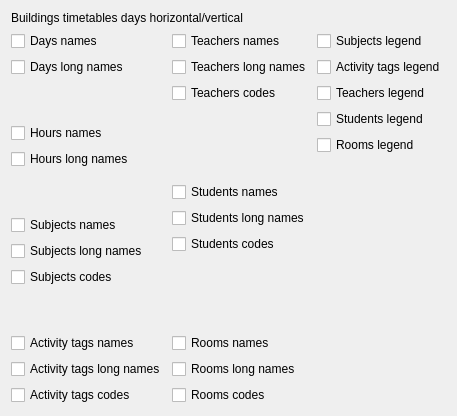
     <widget class="QWidget" name="tabWidgetPage14">
      <attribute name="title">
       <string>14</string>
      </attribute>
      <layout class="QGridLayout" name="gridLayout_15">
       <item row="0" column="0" colspan="3">
        <widget class="QLabel" name="label_14">
         <property name="text">
          <string>Buildings timetables days horizontal/vertical</string>
         </property>
        </widget>
       </item>
       <item row="1" column="0">
        <layout class="QVBoxLayout" name="verticalLayout_21">
         <item>
          <widget class="QCheckBox" name="buildingsDaysHVDaysNamesCheckBox">
           <property name="text">
            <string>Days names</string>
           </property>
          </widget>
         </item>
         <item>
          <widget class="QCheckBox" name="buildingsDaysHVDaysLongNamesCheckBox">
           <property name="text">
            <string>Days long names</string>
           </property>
          </widget>
         </item>
         <item>
          <spacer name="verticalSpacer_54">
           <property name="orientation">
            <enum>Qt::Vertical</enum>
           </property>
           <property name="sizeHint" stdset="0">
            <size>
             <width>20</width>
             <height>40</height>
            </size>
           </property>
          </spacer>
         </item>
         <item>
          <widget class="QCheckBox" name="buildingsDaysHVHoursNamesCheckBox">
           <property name="text">
            <string>Hours names</string>
           </property>
          </widget>
         </item>
         <item>
          <widget class="QCheckBox" name="buildingsDaysHVHoursLongNamesCheckBox">
           <property name="text">
            <string>Hours long names</string>
           </property>
          </widget>
         </item>
         <item>
          <spacer name="verticalSpacer_55">
           <property name="orientation">
            <enum>Qt::Vertical</enum>
           </property>
           <property name="sizeHint" stdset="0">
            <size>
             <width>20</width>
             <height>40</height>
            </size>
           </property>
          </spacer>
         </item>
         <item>
          <widget class="QCheckBox" name="buildingsDaysHVSubjectsNamesCheckBox">
           <property name="text">
            <string>Subjects names</string>
           </property>
          </widget>
         </item>
         <item>
          <widget class="QCheckBox" name="buildingsDaysHVSubjectsLongNamesCheckBox">
           <property name="text">
            <string>Subjects long names</string>
           </property>
          </widget>
         </item>
         <item>
          <widget class="QCheckBox" name="buildingsDaysHVSubjectsCodesCheckBox">
           <property name="text">
            <string>Subjects codes</string>
           </property>
          </widget>
         </item>
         <item>
          <spacer name="verticalSpacer_56">
           <property name="orientation">
            <enum>Qt::Vertical</enum>
           </property>
           <property name="sizeHint" stdset="0">
            <size>
             <width>20</width>
             <height>40</height>
            </size>
           </property>
          </spacer>
         </item>
         <item>
          <widget class="QCheckBox" name="buildingsDaysHVActivityTagsNamesCheckBox">
           <property name="text">
            <string>Activity tags names</string>
           </property>
          </widget>
         </item>
         <item>
          <widget class="QCheckBox" name="buildingsDaysHVActivityTagsLongNamesCheckBox">
           <property name="text">
            <string>Activity tags long names</string>
           </property>
          </widget>
         </item>
         <item>
          <widget class="QCheckBox" name="buildingsDaysHVActivityTagsCodesCheckBox">
           <property name="text">
            <string>Activity tags codes</string>
           </property>
          </widget>
         </item>
        </layout>
       </item>
       <item row="1" column="1">
        <layout class="QVBoxLayout" name="verticalLayout_22">
         <item>
          <widget class="QCheckBox" name="buildingsDaysHVTeachersNamesCheckBox">
           <property name="text">
            <string>Teachers names</string>
           </property>
          </widget>
         </item>
         <item>
          <widget class="QCheckBox" name="buildingsDaysHVTeachersLongNamesCheckBox">
           <property name="text">
            <string>Teachers long names</string>
           </property>
          </widget>
         </item>
         <item>
          <widget class="QCheckBox" name="buildingsDaysHVTeachersCodesCheckBox">
           <property name="text">
            <string>Teachers codes</string>
           </property>
          </widget>
         </item>
         <item>
          <spacer name="verticalSpacer_57">
           <property name="orientation">
            <enum>Qt::Vertical</enum>
           </property>
           <property name="sizeHint" stdset="0">
            <size>
             <width>20</width>
             <height>40</height>
            </size>
           </property>
          </spacer>
         </item>
         <item>
          <widget class="QCheckBox" name="buildingsDaysHVStudentsNamesCheckBox">
           <property name="text">
            <string>Students names</string>
           </property>
          </widget>
         </item>
         <item>
          <widget class="QCheckBox" name="buildingsDaysHVStudentsLongNamesCheckBox">
           <property name="text">
            <string>Students long names</string>
           </property>
          </widget>
         </item>
         <item>
          <widget class="QCheckBox" name="buildingsDaysHVStudentsCodesCheckBox">
           <property name="text">
            <string>Students codes</string>
           </property>
          </widget>
         </item>
         <item>
          <spacer name="verticalSpacer_58">
           <property name="orientation">
            <enum>Qt::Vertical</enum>
           </property>
           <property name="sizeHint" stdset="0">
            <size>
             <width>20</width>
             <height>40</height>
            </size>
           </property>
          </spacer>
         </item>
         <item>
          <widget class="QCheckBox" name="buildingsDaysHVRoomsNamesCheckBox">
           <property name="text">
            <string>Rooms names</string>
           </property>
          </widget>
         </item>
         <item>
          <widget class="QCheckBox" name="buildingsDaysHVRoomsLongNamesCheckBox">
           <property name="text">
            <string>Rooms long names</string>
           </property>
          </widget>
         </item>
         <item>
          <widget class="QCheckBox" name="buildingsDaysHVRoomsCodesCheckBox">
           <property name="text">
            <string>Rooms codes</string>
           </property>
          </widget>
         </item>
        </layout>
       </item>
       <item row="1" column="2">
        <layout class="QVBoxLayout" name="verticalLayout_47">
         <item>
          <widget class="QCheckBox" name="buildingsDaysHVSubjectsLegendCheckBox">
           <property name="text">
            <string>Subjects legend</string>
           </property>
          </widget>
         </item>
         <item>
          <widget class="QCheckBox" name="buildingsDaysHVActivityTagsLegendCheckBox">
           <property name="text">
            <string>Activity tags legend</string>
           </property>
          </widget>
         </item>
         <item>
          <widget class="QCheckBox" name="buildingsDaysHVTeachersLegendCheckBox">
           <property name="text">
            <string>Teachers legend</string>
           </property>
          </widget>
         </item>
         <item>
          <widget class="QCheckBox" name="buildingsDaysHVStudentsLegendCheckBox">
           <property name="text">
            <string>Students legend</string>
           </property>
          </widget>
         </item>
         <item>
          <widget class="QCheckBox" name="buildingsDaysHVRoomsLegendCheckBox">
           <property name="text">
            <string>Rooms legend</string>
           </property>
          </widget>
         </item>
         <item>
          <spacer name="verticalSpacer_104">
           <property name="orientation">
            <enum>Qt::Vertical</enum>
           </property>
           <property name="sizeHint" stdset="0">
            <size>
             <width>20</width>
             <height>40</height>
            </size>
           </property>
          </spacer>
         </item>
        </layout>
       </item>
      </layout>
     </widget>
